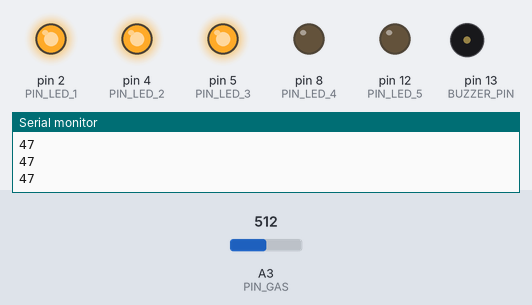
A sketch run on a simulated Arduino Uno, built with avr-gcc and run on an emulated ATmega328P. On the bench: output pins drawn as LEDs (lit = HIGH), buzzer (waves = sounding), the last lines printed to the serial monitor. The test bench sets the inputs (shaded band); at power-on: A3 (PIN_GAS) = 512.

Above: at 1.2 s.
1.3 s: A3 (PIN_GAS) set to 536
At 1.9 s:
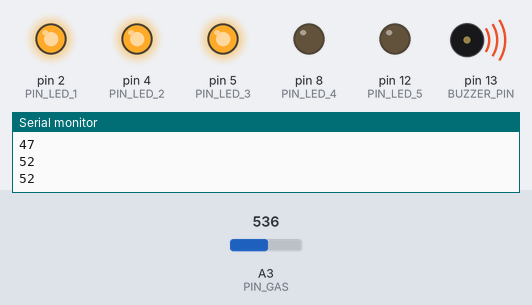
4.3 s: A3 (PIN_GAS) set to 306
At 4.9 s:
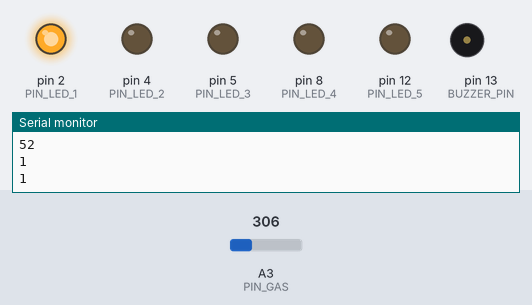
6.0 s: A3 (PIN_GAS) set to 380
7.5 s: A3 (PIN_GAS) set to 403
At 8.5 s:
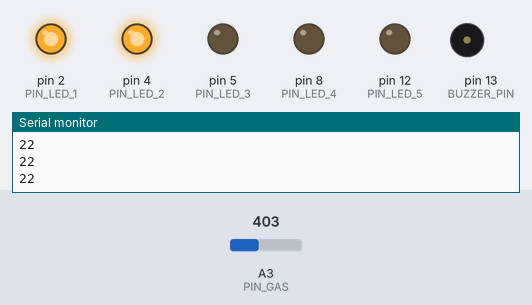
9.0 s: A3 (PIN_GAS) set to 470
10.5 s: A3 (PIN_GAS) set to 494
At 10.9 s:
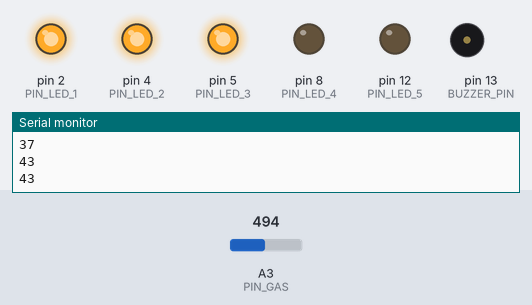
Timing chart, 0 to 13.0 s (numbered marks = the images above; inputs shaded):
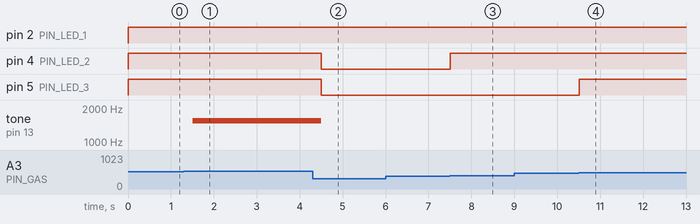

Measured:
- the behaviour switches between 524 and 525 on A3 (PIN_GAS) (found by bisection; images 0 and 1)
- the behaviour switches between 389 and 390 on A3 (PIN_GAS) (found by bisection; images 2 and 3)
- the behaviour switches between 479 and 480 on A3 (PIN_GAS) (found by bisection; images 3 and 4)
- after the input at 1.3 s, tone on pin 13 (BUZZER_PIN): silent → 1550 Hz after 0.20 s
- after the input at 4.3 s, pin 4 (PIN_LED_2), pin 5 (PIN_LED_3): HIGH → LOW after 0.21 s; tone on pin 13 (BUZZER_PIN): 1550 Hz → silent after 0.21 s
- after the input at 7.5 s, pin 4 (PIN_LED_2): LOW → HIGH at once
- after the input at 10.5 s, pin 5 (PIN_LED_3): LOW → HIGH at once

The sketch:

smoke_detector.ino
```cpp
#define BUZZER_PIN  13

// Pin 13 has an LED connected on most Arduino boards.
#define PIN_LED_1 	2
#define PIN_LED_2 	4
#define PIN_LED_3 	5
#define PIN_LED_4 	8
#define PIN_LED_5 	12
#define PIN_GAS 	A3 // MQ-2

// the setup routine runs once when you press reset:
void setup() {
  // initialize the digital pin as an output.
  pinMode(PIN_LED_1, OUTPUT);
  pinMode(PIN_LED_2, OUTPUT);
  pinMode(PIN_LED_3, OUTPUT);
  pinMode(PIN_LED_4, OUTPUT);
  pinMode(PIN_LED_5, OUTPUT);
  Serial.begin(9600);
}

// the loop routine runs over and over again forever:
void loop() {

  long frequency;

  int value = map(analogRead(PIN_GAS), 300, 750, 0, 100);
  digitalWrite(PIN_LED_1, HIGH);
  digitalWrite(PIN_LED_2, value >= 20 ? HIGH : LOW);
  digitalWrite(PIN_LED_3, value >= 40 ? HIGH : LOW);
  digitalWrite(PIN_LED_4, value >= 60 ? HIGH : LOW);
  digitalWrite(PIN_LED_5, value >= 80 ? HIGH : LOW);

  frequency = map(value, 0, 1023, 1500, 2500);
  // We make the pin with the buzzer “vibrate”, i.e. produce sound
  // (in English: tone) at the given frequency for 20 milliseconds.
  // On the next passes of the loop, tone will be called again and again,
  // and in practice we will hear a continuous sound whose pitch
  // depends on the amount of light falling on the photoresistor

	if (value>=50){
	   tone(BUZZER_PIN, frequency, 250);
    }

  Serial.println(value);
  delay(250); // wait for a quarter second
}
```
